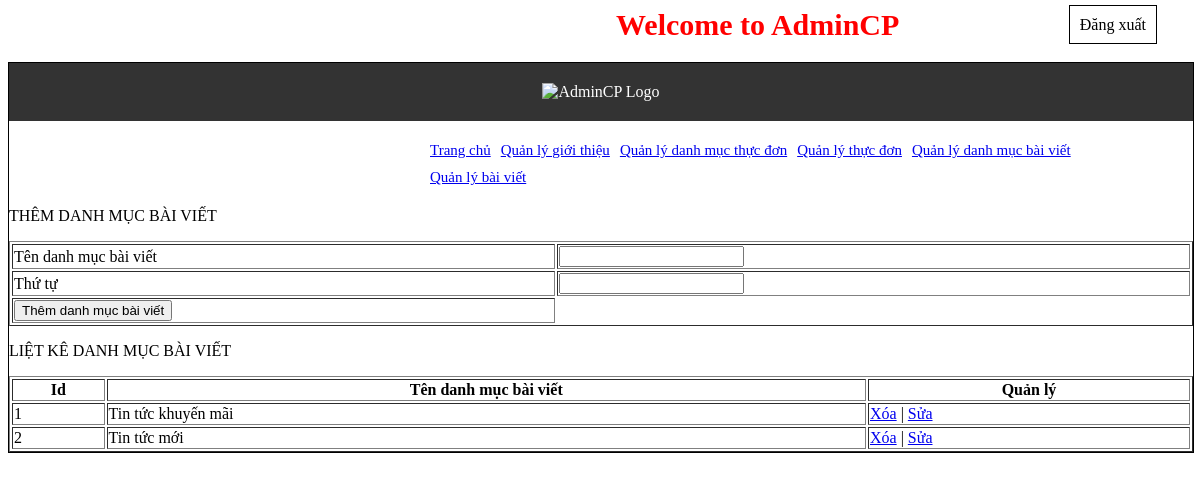
Page /web_mysqli/admincp/index.php?action=quanlydanhmucbaiviet&query=them (signed in) on the committed database.
### tables this page shows
CREATE TABLE `tbl_danhmucbaiviet` (
  `id_baiviet` int(11) NOT NULL,
  `tendanhmucbv` varchar(200) NOT NULL,
  `thutu` int(11) NOT NULL
);

### web_mysqli/admincp/modules/quanlydanhmucbaiviet/lietke.php (the view)
<?php
$sql_lietke_danhmucbv = "SELECT * FROM tbl_danhmucbaiviet ORDER BY thutu DESC";
$query_lietke_danhmucbv = mysqli_query($mysqli, $sql_lietke_danhmucbv);
?>
<p>LIỆT KÊ DANH MỤC BÀI VIẾT</p>
<table style='width:100%' border="1" style="border-collapse: collapse">
    <tr>
        <th>Id</th>
        <th>Tên danh mục bài viết</th>
        <th>Quản lý</th>
    </tr>
    <?php
    $i = 0;
    while ($row = mysqli_fetch_array($query_lietke_danhmucbv)) {
        $i++;
    ?>
        <tr>
            <td><?php echo $i ?></td>
            <td><?php echo $row['tendanhmucbv'] ?></td>
            <td>
                <a href="modules/quanlydanhmucbaiviet/xuly.php?idbaiviet=<?php
                                                                            echo $row['id_baiviet'] ?>">Xóa</a> |
                <a href="?action=quanlydanhmucbaiviet&query=sua&idbaiviet=<?php
                                                                            echo $row['id_baiviet'] ?>">Sửa</a>
            </td>
        </tr>
    <?php
    }
    ?>
</table>

### rows in the picture
tbl_danhmucbaiviet: tendanhmucbv "Tin tức khuyến mãi"
tbl_danhmucbaiviet: tendanhmucbv "Tin tức mới"
